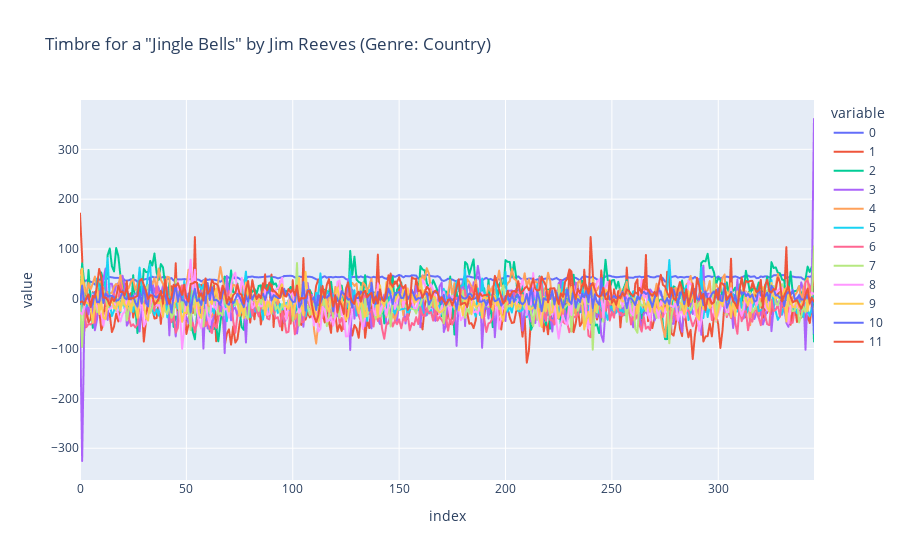

The notebook cell saved with this chart:
### Code cell
pd.DataFrame(merged_df.iloc[2247]['timbre']).plot(kind = 'line', title = 'Timbre for a "Jingle Bells" by Jim Reeves (Genre: Country)')

### Figure 1 — Plotly figure (JSON) as saved in the notebook; plotly's stock layout.template omitted (floating-point values rounded to 4 significant figures; data arrays with more than 128 entries replaced by an {"elided": "..."} marker saying what was removed)
{"data": [{"hovertemplate": "variable=0<br>index=%{x}<br>value=%{y}<extra></extra>", "legendgroup": "0", "line": {"color": "#636efa", "dash": "solid"}, "marker": {"symbol": "circle"}, "mode": "lines", "name": "0", "showlegend": true, "type": "scattergl", "x": {"elided": "346 int values"}, "xaxis": "x", "y": {"elided": "346 float values"}, "yaxis": "y"}, {"hovertemplate": "variable=1<br>index=%{x}<br>value=%{y}<extra></extra>", "legendgroup": "1", "line": {"color": "#EF553B", "dash": "solid"}, "marker": {"symbol": "circle"}, "mode": "lines", "name": "1", "showlegend": true, "type": "scattergl", "x": {"elided": "346 int values"}, "xaxis": "x", "y": {"elided": "346 float values"}, "yaxis": "y"}, {"hovertemplate": "variable=2<br>index=%{x}<br>value=%{y}<extra></extra>", "legendgroup": "2", "line": {"color": "#00cc96", "dash": "solid"}, "marker": {"symbol": "circle"}, "mode": "lines", "name": "2", "showlegend": true, "type": "scattergl", "x": {"elided": "346 int values"}, "xaxis": "x", "y": {"elided": "346 float values"}, "yaxis": "y"}, {"hovertemplate": "variable=3<br>index=%{x}<br>value=%{y}<extra></extra>", "legendgroup": "3", "line": {"color": "#ab63fa", "dash": "solid"}, "marker": {"symbol": "circle"}, "mode": "lines", "name": "3", "showlegend": true, "type": "scattergl", "x": {"elided": "346 int values"}, "xaxis": "x", "y": {"elided": "346 float values"}, "yaxis": "y"}, {"hovertemplate": "variable=4<br>index=%{x}<br>value=%{y}<extra></extra>", "legendgroup": "4", "line": {"color": "#FFA15A", "dash": "solid"}, "marker": {"symbol": "circle"}, "mode": "lines", "name": "4", "showlegend": true, "type": "scattergl", "x": {"elided": "346 int values"}, "xaxis": "x", "y": {"elided": "346 float values"}, "yaxis": "y"}, {"hovertemplate": "variable=5<br>index=%{x}<br>value=%{y}<extra></extra>", "legendgroup": "5", "line": {"color": "#19d3f3", "dash": "solid"}, "marker": {"symbol": "circle"}, "mode": "lines", "name": "5", "showlegend": true, "type": "scattergl", "x": {"elided": "346 int values"}, "xaxis": "x", "y": {"elided": "346 float values"}, "yaxis": "y"}, {"hovertemplate": "variable=6<br>index=%{x}<br>value=%{y}<extra></extra>", "legendgroup": "6", "line": {"color": "#FF6692", "dash": "solid"}, "marker": {"symbol": "circle"}, "mode": "lines", "name": "6", "showlegend": true, "type": "scattergl", "x": {"elided": "346 int values"}, "xaxis": "x", "y": {"elided": "346 float values"}, "yaxis": "y"}, {"hovertemplate": "variable=7<br>index=%{x}<br>value=%{y}<extra></extra>", "legendgroup": "7", "line": {"color": "#B6E880", "dash": "solid"}, "marker": {"symbol": "circle"}, "mode": "lines", "name": "7", "showlegend": true, "type": "scattergl", "x": {"elided": "346 int values"}, "xaxis": "x", "y": {"elided": "346 float values"}, "yaxis": "y"}, {"hovertemplate": "variable=8<br>index=%{x}<br>value=%{y}<extra></extra>", "legendgroup": "8", "line": {"color": "#FF97FF", "dash": "solid"}, "marker": {"symbol": "circle"}, "mode": "lines", "name": "8", "showlegend": true, "type": "scattergl", "x": {"elided": "346 int values"}, "xaxis": "x", "y": {"elided": "346 float values"}, "yaxis": "y"}, {"hovertemplate": "variable=9<br>index=%{x}<br>value=%{y}<extra></extra>", "legendgroup": "9", "line": {"color": "#FECB52", "dash": "solid"}, "marker": {"symbol": "circle"}, "mode": "lines", "name": "9", "showlegend": true, "type": "scattergl", "x": {"elided": "346 int values"}, "xaxis": "x", "y": {"elided": "346 float values"}, "yaxis": "y"}, {"hovertemplate": "variable=10<br>index=%{x}<br>value=%{y}<extra></extra>", "legendgroup": "10", "line": {"color": "#636efa", "dash": "solid"}, "marker": {"symbol": "circle"}, "mode": "lines", "name": "10", "showlegend": true, "type": "scattergl", "x": {"elided": "346 int values"}, "xaxis": "x", "y": {"elided": "346 float values"}, "yaxis": "y"}, {"hovertemplate": "variable=11<br>index=%{x}<br>value=%{y}<extra></extra>", "legendgroup": "11", "line": {"color": "#EF553B", "dash": "solid"}, "marker": {"symbol": "circle"}, "mode": "lines", "name": "11", "showlegend": true, "type": "scattergl", "x": {"elided": "346 int values"}, "xaxis": "x", "y": {"elided": "346 float values"}, "yaxis": "y"}], "layout": {"legend": {"title": {"text": "variable"}, "tracegroupgap": 0}, "title": {"text": "Timbre for a \"Jingle Bells\" by Jim Reeves (Genre: Country)"}, "xaxis": {"anchor": "y", "domain": [0, 1], "title": {"text": "index"}}, "yaxis": {"anchor": "x", "domain": [0, 1], "title": {"text": "value"}}}}
